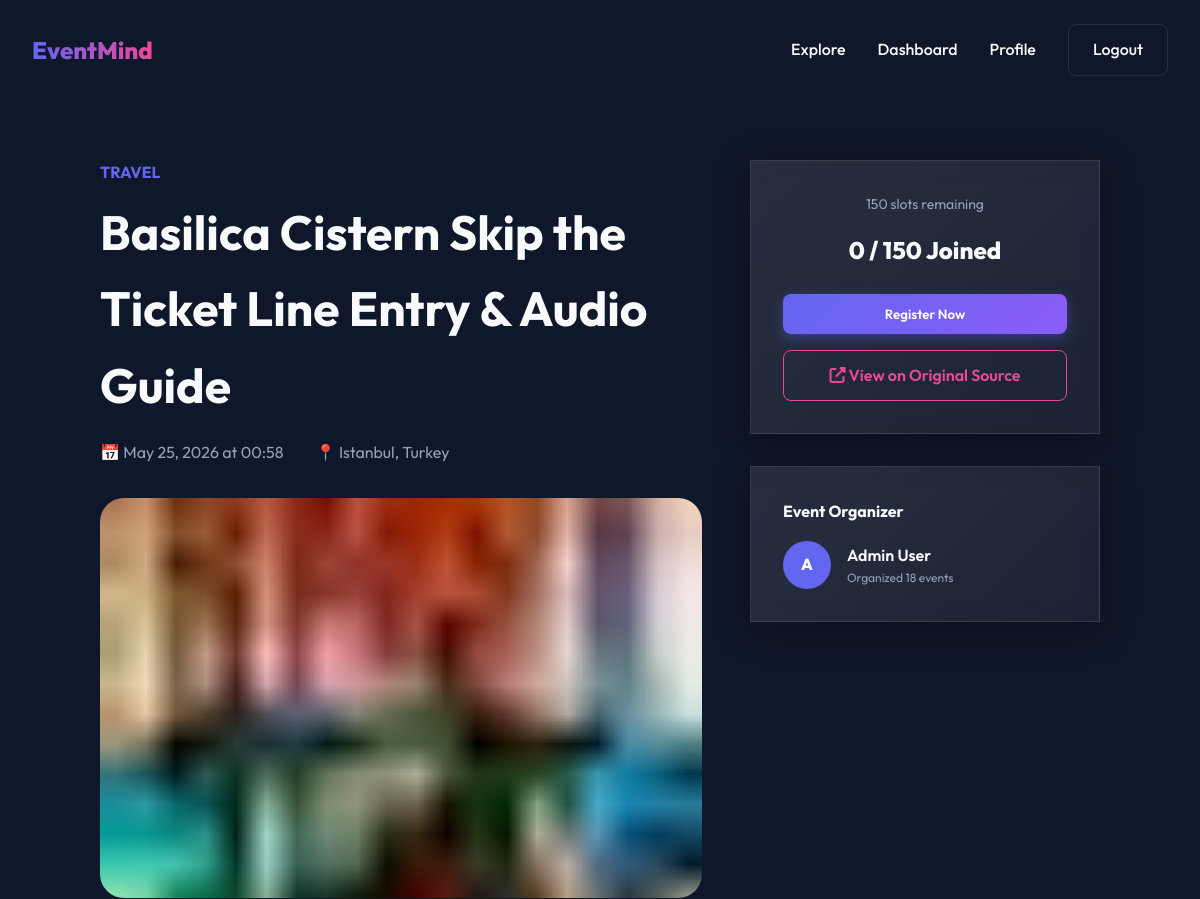
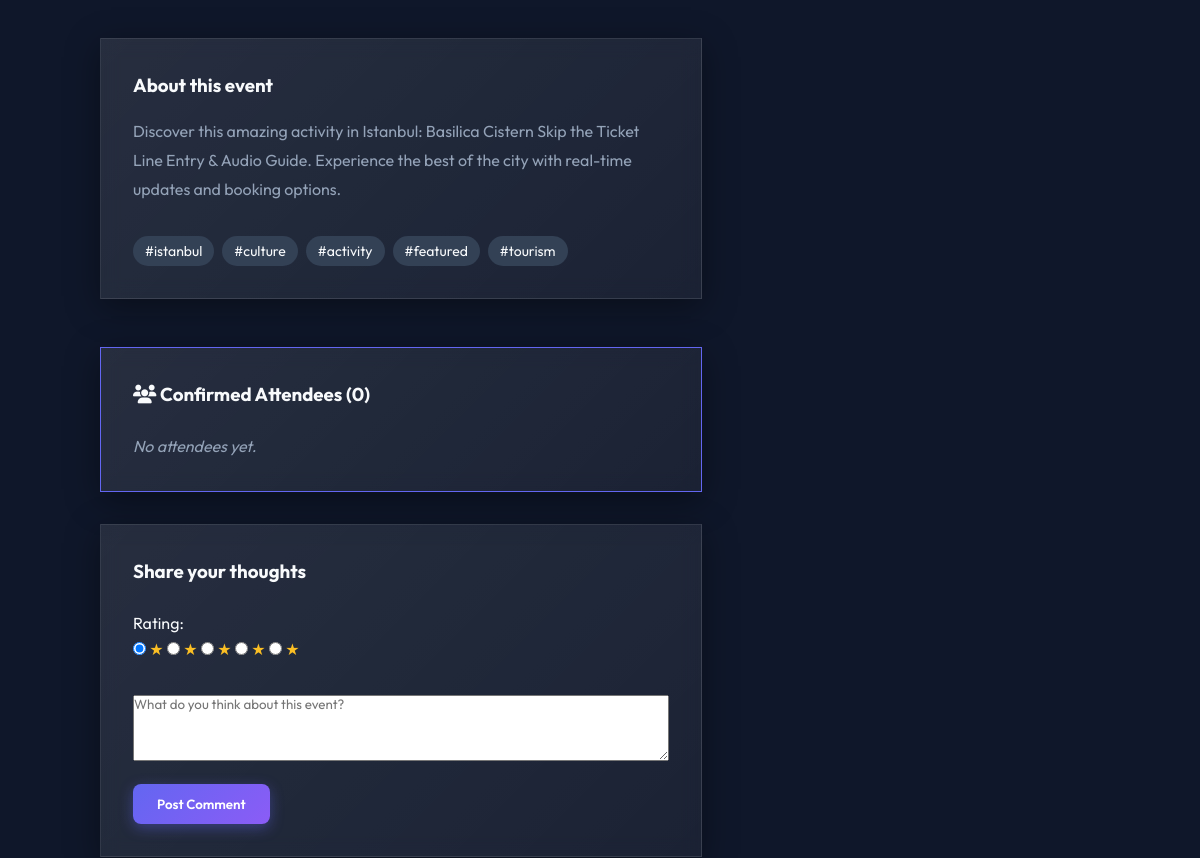
/events/19 (signed in, upper part), run on an earlier commit of the app's database (2 pictures, top to bottom).
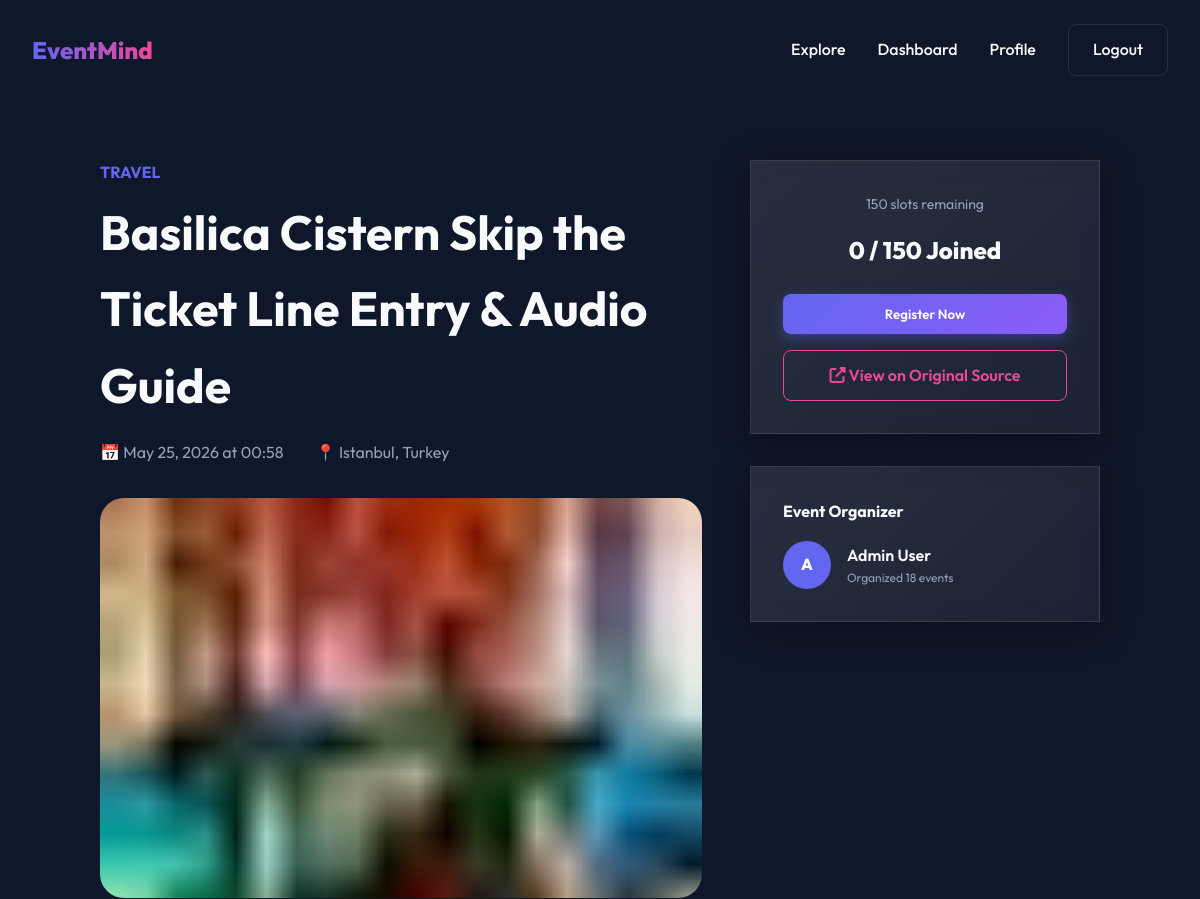
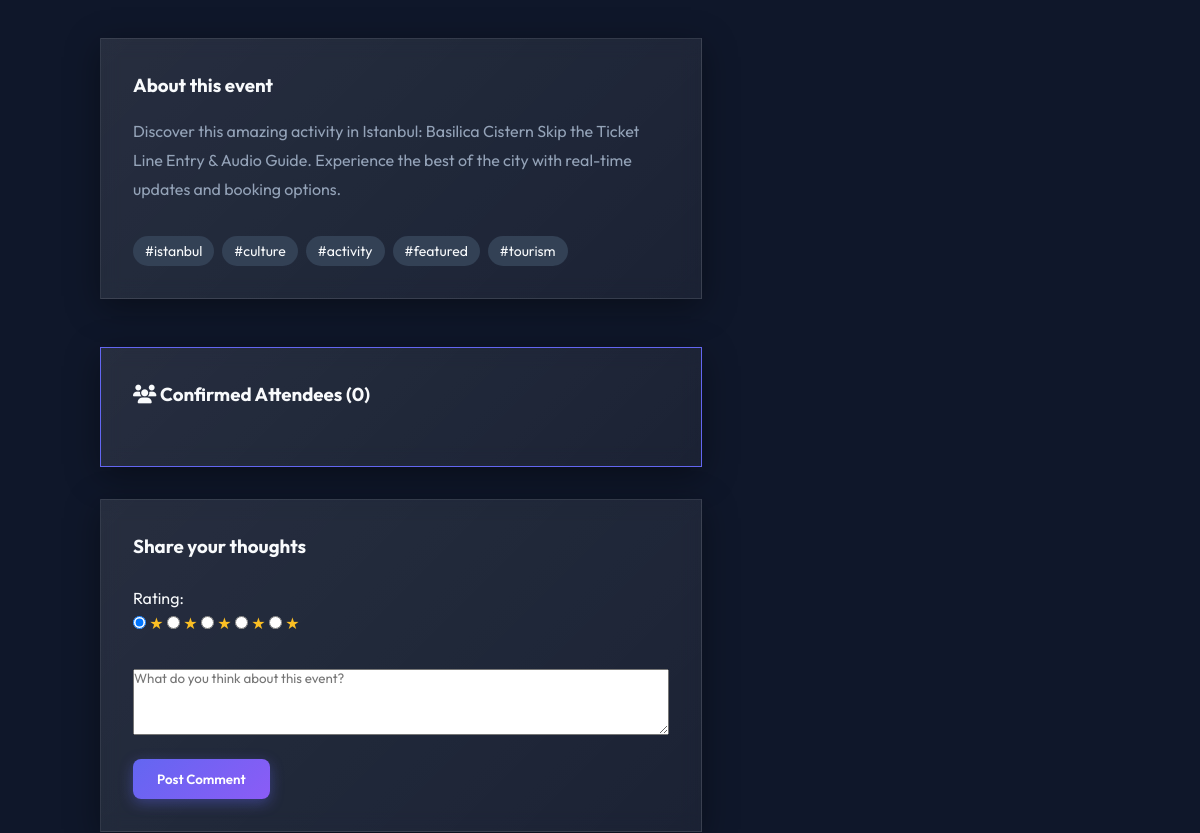
And on a later commit of the database (2 pictures, top to bottom).
### app/models/event.py (models this page shows, shortened)
class Event(Base, TimestampMixin):
    __tablename__ = "events"
    id: Mapped[int] = mapped_column(primary_key=True, index=True)
    title: Mapped[str] = mapped_column(String(200), nullable=False, index=True)
    description: Mapped[str] = mapped_column(Text, nullable=False)
    location: Mapped[str] = mapped_column(String(300), nullable=False)
    event_date: Mapped[datetime] = mapped_column(DateTime(timezone=True), nullable=False, index=True)
    capacity: Mapped[int] = mapped_column(Integer, default=100, nullable=False)
    category: Mapped[str] = mapped_column(String(100), nullable=False, index=True)
    tags: Mapped[list] = mapped_column(JSON, default=list, nullable=False)
    image_url: Mapped[str | None] = mapped_column(String(500), nullable=True)
    source_url: Mapped[str | None] = mapped_column(String(500), nullable=True)
    is_active: Mapped[bool] = mapped_column(Boolean, default=True, nullable=False)
    owner_id: Mapped[int] = mapped_column(ForeignKey("users.id"), nullable=False)
    owner: Mapped["User"] = relationship("User", back_populates="events")
    registrations: Mapped[list["Registration"]] = relationship(
        "Registration", back_populates="event", lazy="selectin"
    )
    comments: Mapped[list["Comment"]] = relationship(
        "Comment", back_populates="event", lazy="selectin", cascade="all, delete-orphan"
    )
    favorited_by: Mapped[list["User"]] = relationship(
        "User", secondary="user_favorite_events", back_populates="favorites", lazy="selectin"
    )

### app/models/user.py (models this page shows, shortened)
class User(Base, TimestampMixin):
    __tablename__ = "users"
    id: Mapped[int] = mapped_column(primary_key=True, index=True)
    email: Mapped[str] = mapped_column(String(255), unique=True, index=True, nullable=False)
    username: Mapped[str] = mapped_column(String(50), unique=True, index=True, nullable=False)
    hashed_password: Mapped[str] = mapped_column(String(255), nullable=False)
    full_name: Mapped[str] = mapped_column(String(150), nullable=False)
    bio: Mapped[str | None] = mapped_column(Text, nullable=True)
    avatar_url: Mapped[str | None] = mapped_column(String(500), nullable=True)
    interests: Mapped[list] = mapped_column(JSON, default=list, nullable=False)
    role: Mapped[UserRole] = mapped_column(
        Enum(UserRole), default=UserRole.USER, nullable=False
    )
    is_active: Mapped[bool] = mapped_column(Boolean, default=True, nullable=False)
    events: Mapped[list["Event"]] = relationship(
        "Event", back_populates="owner", lazy="selectin"
    )
    registrations: Mapped[list["Registration"]] = relationship(
        "Registration", back_populates="user", lazy="selectin"
    )
    comments: Mapped[list["Comment"]] = relationship(
        "Comment", back_populates="user", lazy="selectin"
    )
    favorites: Mapped[list["Event"]] = relationship(
        "Event", secondary="user_favorite_events", back_populates="favorited_by", lazy="selectin"
    )

### app/models/registration.py (models this page shows, shortened)
class Registration(Base):
    __tablename__ = "registrations"
    __table_args__ = (
        UniqueConstraint("user_id", "event_id", name="uq_user_event"),
    )
    id: Mapped[int] = mapped_column(primary_key=True, index=True)
    user_id: Mapped[int] = mapped_column(ForeignKey("users.id"), nullable=False, index=True)
    event_id: Mapped[int] = mapped_column(ForeignKey("events.id"), nullable=False, index=True)
    status: Mapped[RegistrationStatus] = mapped_column(
        Enum(RegistrationStatus),
        default=RegistrationStatus.CONFIRMED,
        nullable=False,
    )
    registered_at: Mapped[datetime] = mapped_column(
        DateTime(timezone=True),
        default=lambda: datetime.now(timezone.utc),
        nullable=False,
    )
    user: Mapped["User"] = relationship("User", back_populates="registrations")
    event: Mapped["Event"] = relationship("Event", back_populates="registrations")

### app/web/event_views.py (the view)
@router.get("/{event_id}", response_class=HTMLResponse)
async def event_detail(
    request: Request,
    event_id: int,
    session: AsyncSession = Depends(get_db),
):
    current_user = await get_current_user_from_cookie(
        access_token=request.cookies.get("access_token"), session=session
    )
    service = EventService(session)
    try:
        event = await service.get_event(event_id)
    except AppError as e:
        return templates.TemplateResponse(
            request=request, name="404.html", context={"current_user": current_user}, status_code=404
        )
    comment_service = CommentService(session)
    comments = await comment_service.get_event_comments(event_id)
    if current_user:
        fav_service = FavoriteService(session)
        is_fav = await fav_service.is_favorited(current_user.id, event_id)
        setattr(event, "is_favorited", is_fav)
        reg_service = RegistrationService(session)
        is_reg = await reg_service.is_registered(current_user.id, event_id)
        setattr(event, "is_registered", is_reg)
    return templates.TemplateResponse(
        request=request,
        name="events/detail.html",
        context={"current_user": current_user, "event": event, "comments": comments},
    )

### templates/events/detail.html (shortened to what this page needs)
{% extends "base.html" %}
{% block content %}
<section style="padding: 10rem 2rem 5rem;">
    <div style="max-width: 1000px; margin: 0 auto; display: grid; grid-template-columns: 1fr 350px; gap: 3rem;">
        <div>
            <span class="event-category" style="font-size: 1rem;">{{ event.category }}</span>
            <h1 style="font-size: 3rem; margin: 0.5rem 0 1rem;">{{ event.title }}</h1>
            <div style="display: flex; gap: 2rem; margin-bottom: 2rem; color: var(--text-muted);">
                <span>📅 {{ event.event_date.strftime('%B %d, %Y at %H:%M') }}</span>
                <span>📍 {{ event.location }}</span>
            </div>
            <img src="{{ event.image_url or 'https://via.placeholder.com/800x400' }}" alt="{{ event.title }}"
                 style="width: 100%; height: 400px; object-fit: cover; border-radius: 1.5rem; margin-bottom: 2rem;">
            <div class="glass-card" style="padding: 2rem;">
                <h3 style="margin-bottom: 1rem;">About this event</h3>
                <p style="white-space: pre-wrap; color: var(--text-muted); line-height: 1.8;">{{ event.description }}</p>
                <div style="margin-top: 2rem; display: flex; flex-wrap: wrap; gap: 0.5rem;">
                    {% for tag in event.tags %}
                        <span style="background: var(--surface-light); padding: 0.25rem 0.75rem; border-radius: 2rem; font-size: 0.875rem;">#{{ tag }}</span>
                    {% endfor %}
                </div>
            </div>
            <div id="comments-section" class="mt-12">
                {% if current_user and current_user.id == event.owner_id %}
                <div class="glass-card" style="padding: 2rem; margin-top: 2rem; margin-bottom: 2rem; border-color: var(--primary);">
                    <h3 style="margin-bottom: 1.5rem;"><i class="fas fa-users"></i> Confirmed Attendees ({{ event.registered_count }})</h3>
                    <div style="display: grid; grid-template-columns: repeat(auto-fill, minmax(150px, 1fr)); gap: 1rem;">
                        {% for reg in event.registrations %}
                            {% if reg.status == 'confirmed' %}
                            <div style="display: flex; align-items: center; gap: 0.5rem; background: var(--surface-light); padding: 0.5rem; border-radius: 0.5rem;">
                                <div style="width: 24px; height: 24px; background: var(--secondary); border-radius: 50%; display: flex; align-items: center; justify-content: center; font-size: 0.7rem; font-weight: 800;">
                                    {{ reg.user.username[0].upper() }}
                                </div>
                                <span style="font-size: 0.8rem; overflow: hidden; text-overflow: ellipsis; white-space: nowrap;">{{ reg.user.full_name }}</span>
                            </div>
                            {% endif %}
                        {% else %}
                            <p style="color: var(--text-muted); font-style: italic;">No attendees yet.</p>
                        {% endfor %}
                    </div>
                </div>
                {% endif %}
                <div class="glass-card" style="padding: 2rem; margin-top: 2rem;">
                    <h3 style="margin-bottom: 1.5rem;">Share your thoughts</h3>
                    {% if current_user %}
                    <form hx-post="/events/{{ event.id }}/comments" hx-target="#comments-container" hx-swap="outerHTML" class="space-y-4">
                        <div class="flex items-center space-x-4 mb-4">
                            <span class="text-white/70">Rating:</span>
                            <div class="rating flex space-x-1">
                                {% for i in range(5, 0, -1) %}
                                <input type="radio" id="star{{ i }}" name="rating" value="{{ i }}" class="hidden peer" {{ 'checked' if i == 5 }}>
                                <label for="star{{ i }}" class="cursor-pointer text-white/20 peer-checked:text-yellow-400 hover:text-yellow-400 transition-colors text-2xl">★</label>
                                {% endfor %}
                            </div>
                        </div>
                        <textarea name="content" placeholder="What do you think about this event?"
                                  class="w-100 p-4 rounded-xl bg-white/5 border border-white/10 text-white focus:outline-none focus:border-indigo-500 transition-all"
                                  rows="4" required></textarea>
                        <button type="submit" class="btn btn-primary">Post Comment</button>
                    </form>
                    {% else %}
                    <p class="text-white/50 italic"><a href="/auth/login" class="text-indigo-400 hover:underline">Login</a> to leave a comment.</p>
                    {% endif %}
                </div>
            </div>
        </div>
        <div style="position: sticky; top: 8rem; height: fit-content;">
            <div class="glass-card" style="padding: 2rem; text-align: center;">
                <div style="font-size: 0.875rem; color: var(--text-muted); margin-bottom: 1rem;">
                    {{ event.capacity - event.registered_count }} slots remaining
                </div>
                <div style="font-size: 1.5rem; font-weight: 800; margin-bottom: 1.5rem;">
                    {{ event.registered_count }} / {{ event.capacity }} Joined
                </div>
                {% if current_user %}
                    {% set is_registered = event.is_registered %}
                    {% if is_registered %}
                        <div style="background: rgba(16, 185, 129, 0.1); color: var(--success); padding: 1rem; border-radius: 0.5rem; margin-bottom: 1rem;">
                            <i class="fas fa-check-circle"></i> You're registered!
                        </div>
                        <button hx-delete="/api/v1/registrations/{{ event.id }}"
                                hx-confirm="Are you sure you want to cancel your registration?"
                                hx-target="body"
                                class="btn btn-outline" style="width: 100%;">Cancel Registration</button>
                    {% elif event.is_full %}
                        <button class="btn btn-outline" style="width: 100%; cursor: not-allowed;" disabled>Event Full</button>
                    {% else %}
                        <button hx-post="/api/v1/registrations/{{ event.id }}"
                                hx-target="body"
                                class="btn btn-primary" style="width: 100%;">Register Now</button>
                    {% endif %}
                    {% if event.source_url %}
                        <a href="{{ event.source_url }}" target="_blank" class="btn btn-outline"
                           style="width: 100%; margin-top: 1rem; border-color: var(--secondary); color: var(--secondary);">
                           <i class="fas fa-external-link-alt"></i> View on Original Source
                        </a>
                    {% endif %}
                {% else %}
                    <a href="/auth/login" class="btn btn-primary" style="width: 100%;">Login to Register</a>
                {% endif %}
            </div>
            <div class="glass-card" style="padding: 2rem; margin-top: 2rem;">
                <h4 style="margin-bottom: 1rem;">Event Organizer</h4>
                {% if event.owner %}
                <div style="display: flex; align-items: center; gap: 1rem;">
                    <div style="width: 48px; height: 48px; background: var(--primary); border-radius: 50%; display: flex; align-items: center; justify-content: center; font-weight: 800;">
                        {{ event.owner.username[0].upper() if event.owner.username else '?' }}
                    </div>
                    <div>
                        <div style="font-weight: 600;">{{ event.owner.full_name or 'Organizer' }}</div>
                        <div style="font-size: 0.75rem; color: var(--text-muted);">Organized {{ event.owner.events|length if event.owner.events else 0 }} events</div>
                    </div>
                </div>
                {% else %}
                <p style="color: var(--text-muted);">Organizer info unavailable.</p>
                {% endif %}
            </div>
        </div>
    </div>
</section>
{% endblock %}

### templates/base.html (shortened to what this page needs)
<!DOCTYPE html>
<html lang="en">
<head>
    <link rel="stylesheet" href="https://cdnjs.cloudflare.com/ajax/libs/font-awesome/6.5.1/css/all.min.css">
    <link rel="stylesheet" href="{{ url_for('static', path='css/main.css') }}">
</head>
<body>
    {% include "partials/navbar.html" %}
    <main>
        {% block content %}{% endblock %}
    </main>
</body>
</html>

### templates/partials/navbar.html
<nav>
    <div class="nav-container">
        <a href="/" class="logo">EventMind</a>
        <div class="nav-links">
            <a href="/events">Explore</a>
            {% if current_user %}
                <a href="/dashboard">Dashboard</a>
                <a href="/profile">Profile</a>
                <a href="/auth/logout" class="btn btn-outline">Logout</a>
            {% else %}
                <a href="/auth/login">Login</a>
                <a href="/auth/register" class="btn btn-primary">Sign Up</a>
            {% endif %}
        </div>
    </div>
</nav>

What changed in the data, as far as the page shows it:
added Registration: registered_count "0"
Also different on the page:
{{ event.registered_count }}: "0" → (not shown)
text no longer shown: "No attendees yet."
